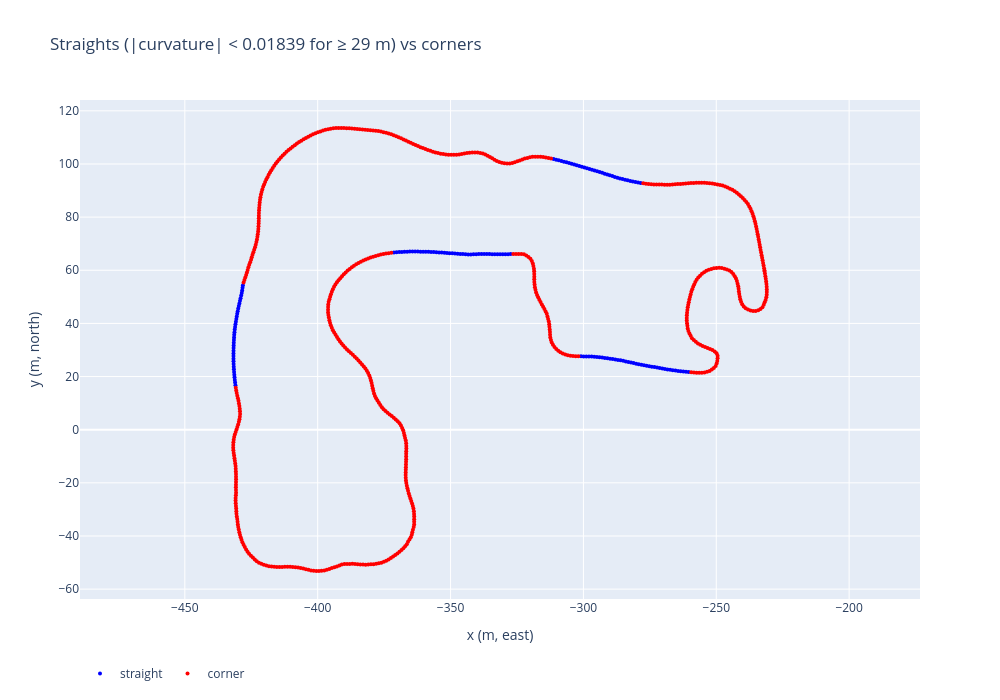

The notebook cell this image was saved under:
### Code cell
plot_best_score(space_scores=scores3, cl=cl)

### Figure 1 — Plotly figure (JSON) as saved in the notebook; plotly's stock layout.template omitted (floating-point values rounded to 4 significant figures; data arrays with more than 128 entries replaced by an {"elided": "..."} marker saying what was removed)
{"data": [{"customdata": {"elided": "161x2 float values"}, "hovertemplate": "s = %{customdata[0]:.0f} m<br>smoothed curvature = %{customdata[1]:.4f} 1/m<extra></extra>", "marker": {"color": "blue", "size": 4}, "mode": "markers", "name": "straight", "type": "scatter", "x": {"elided": "161 float values"}, "y": {"elided": "161 float values"}}, {"customdata": {"elided": "645x2 float values"}, "hovertemplate": "s = %{customdata[0]:.0f} m<br>smoothed curvature = %{customdata[1]:.4f} 1/m<extra></extra>", "marker": {"color": "red", "size": 4}, "mode": "markers", "name": "corner", "type": "scatter", "x": {"elided": "645 float values"}, "y": {"elided": "645 float values"}}], "layout": {"height": 700, "legend": {"orientation": "h", "y": -0.12}, "title": {"text": "Straights (|curvature| < 0.01839 for ≥ 29 m) vs corners"}, "width": 1000, "xaxis": {"title": {"text": "x (m, east)"}}, "yaxis": {"scaleanchor": "x", "scaleratio": 1, "title": {"text": "y (m, north)"}}}}
